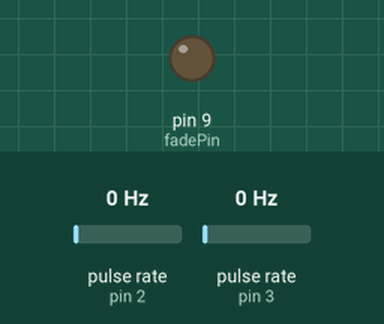
Recording of a sketch running on a simulated Arduino Uno, built with avr-gcc and run on an emulated ATmega328P. On the bench: output pins drawn as LEDs (lit = HIGH). Wiring (inferred from the names in the program): 2 × pulse sensor: data pin 2 / data pin 3. Dashed ring = blinking. The inputs (shaded band) are chosen by the test bench; at power-on: pulse rate (sensors on pin 2, pin 3) 0 Hz. What the sketch prints to the serial monitor is not drawn.

Above: at 1.2 s.
1.3 s: pulse rate (sensor on pin 2) set to 4 Hz
At 1.48 s:
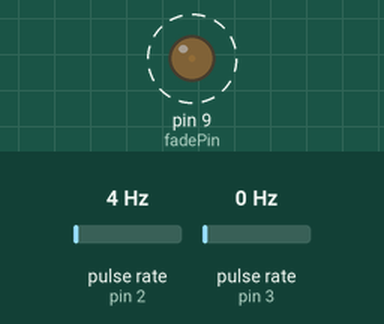
4.3 s: pulse rate (sensor on pin 3) set to 100 Hz
At 4.61 s:
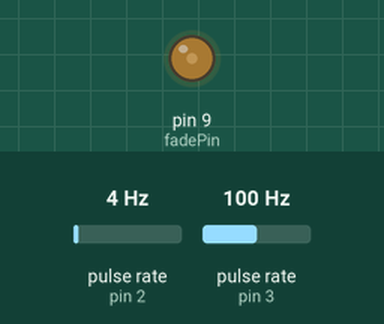
7.3 s: pulse rate (sensor on pin 2) set to 100 Hz
At 8.3 s:
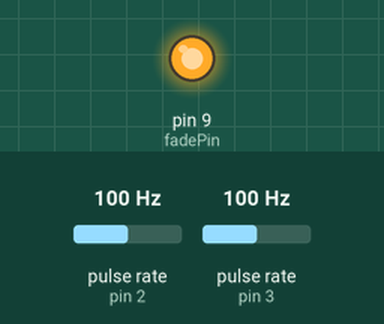
Timing chart, 0 to 10.3 s (numbered marks = the images above; inputs shaded):
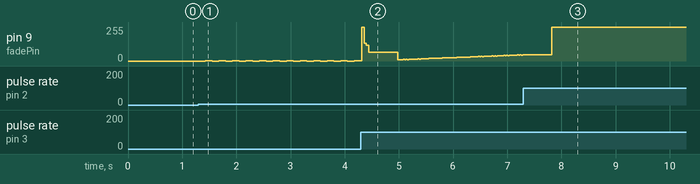

The sketch:

Curve-ID-Lighting.ino
```cpp
#define fadePin 9

//ENCODER SETUP
//these pins can not be changed 2/3 are special pins
int encoderPin1 = 2;
int encoderPin2 = 3;
volatile int lastEncoded = 0;
volatile long encoderValue = 0;
long lastencoderValue = 0;
int lastMSB = 0;
int lastLSB = 0;

void setup() {

  //  Setup Encoder as input
  Serial.begin (9600);

  pinMode(fadePin, OUTPUT);
  pinMode(encoderPin1, INPUT);
  pinMode(encoderPin2, INPUT);

  digitalWrite(encoderPin1, HIGH); //turn pullup resistor on
  digitalWrite(encoderPin2, HIGH); //turn pullup resistor on

  //call updateEncoder() when any high/low changed seen
  //on interrupt 0 (pin 2), or interrupt 1 (pin 3)
  attachInterrupt(0, updateEncoder, CHANGE);
  attachInterrupt(1, updateEncoder, CHANGE);
}

void loop() {
  Serial.println(encoderValue);
  analogWrite(fadePin,encoderValue);

}
```

EncoderUpdate.ino
```cpp
void updateEncoder(){
  int MSB = digitalRead(encoderPin1); //MSB = most significant bit
  int LSB = digitalRead(encoderPin2); //LSB = least significant bit

  int encoded = (MSB << 1) |LSB; //converting the 2 pin value to single number
  int sum  = (lastEncoded << 2) | encoded; //adding it to the previous encoded value

  if(sum == 0b1101 || sum == 0b0100 || sum == 0b0010 || sum == 0b1011) encoderValue ++;
  if(sum == 0b1110 || sum == 0b0111 || sum == 0b0001 || sum == 0b1000) encoderValue --;

  lastEncoded = encoded; //store this value for next time
}
```

Measured:
- after the input at 1.3 s, pin 9 (fadePin): alternates 1/255 for 0.12 s and 0/255 for 0.12 s, starting after 0.13 s
